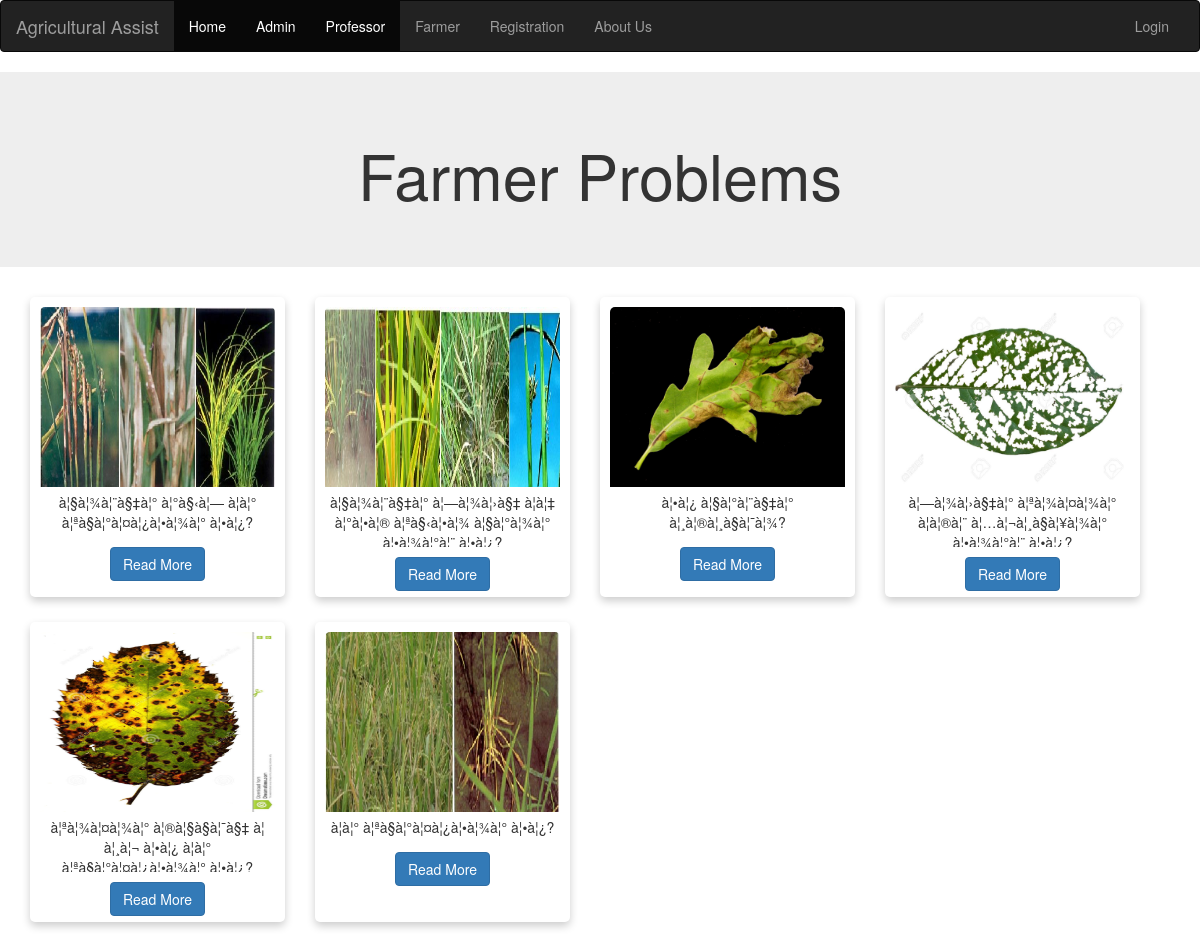
The page / on the database its author committed.
### tables this page shows
CREATE TABLE `farmer_problems` (
  `id` int(50) NOT NULL,
  `farmer_id` int(11) NOT NULL,
  `problem_picture` varchar(50) NOT NULL,
  `problem_details` varchar(500) NOT NULL,
  `added` datetime NOT NULL DEFAULT CURRENT_TIMESTAMP
);

### index.php (the view, shortened to what this page needs)
<?php
include('header.php');
include('db_connection.php');
?>
<div class="jumbotron">
  <div class="container text-center">
    <h1>Farmer Problems</h1>
  </div>
</div>
<div class="container-fluid bg-3 text-center">
  <div class="container row">
	<?php
	$sql = "SELECT * FROM farmer_problems where 1 order by id asc";
	$result = $conn->query($sql);
	if ($result->num_rows > 0) {
		while($row = $result->fetch_assoc()) {
			$photo = 'https://placehold.it/150x80?text=NO PHOTO';
			if(!empty($row["problem_picture"])){
				$photo = 'uploads/'.$row["problem_picture"];
			}
		?>
		<div class="col-sm-3">
		  <div class="card" style="">
			<img class="card-img-top" src="<?php echo $photo; ?>" alt="Card image" style="width:100%">
			<div class="card-body">
			  <p class="card-text"><?php echo $row["problem_details"]; ?></p>
			  <a href="problem_details.php?id=<?php echo $row["id"]; ?>" class="btn btn-primary">Read More</a>
			</div>
		  </div>
		</div>
		<?php }} ?>
  </div>
</div>
</body>
</html>

### header.php (shortened to what this page needs)
<!DOCTYPE html>
<html lang="en">
<head>
  <link rel="stylesheet" href="css/bootstrap.min.css">
</head>
<body>
<nav class="navbar navbar-inverse">
  <div class="container-fluid">
    <div class="navbar-header">
      <a class="navbar-brand" href="index.php">Agricultural Assist</a>
    </div>
    <div class="collapse navbar-collapse" id="myNavbar">
      <ul class="nav navbar-nav">
        <li class="active"><a href="index.php">Home</a></li>
        <li class="active"><a href="admin.php">Admin</a></li>
		<li class="active"><a href="professor.php">Professor</a></li>
		<li><a href="farmer.php">Farmer</a></li>
		<li><a href="registration.php">Registration</a></li>
        <li><a href="about-us.php">About Us</a></li>
      </ul>
	  <?php if (!empty($_SESSION['id'])) {?>
      <ul class="nav navbar-nav navbar-right">
        <li style="color:#fff;margin-top:15px">Welcome <?php echo $_SESSION['name'] ?></li>
        <li>|</li>
        <li><a href="logout.php"> Logout</a></li>
      </ul>
	  <?php }else{ ?>
	  <ul class="nav navbar-nav navbar-right">
        <li><a href="login.php">Login</a></li>
      </ul>
      <?php }?>
    </div>
  </div>
</nav>

### index.php (style rules this page uses)
.card { box-shadow: 0 4px 8px 0 rgba(0,0,0,0.2); transition: 0.3s; border-radius: 5px; padding:10px; margin-bottom: 25px; height:300px; }
.card img { height:180px; }
.card p { max-height:60px; overflow: hidden; padding:5px 0; }
img { border-radius: 5px 5px 0 0; }

### rows shown on the page
farmer_problems: problem_picture (picture), problem_details "à¦§à¦¾à¦¨à§‡à¦° à¦°à§‹à¦— à¦à¦° à¦ªà§à¦°à¦¤à¦¿à¦•à¦¾à¦° à¦•à¦¿?"
farmer_problems: problem_picture (picture), problem_details "à¦§à¦¾à¦¨à§‡à¦° à¦—à¦¾à¦›à§‡ à¦à¦‡ à¦°à¦•à¦® à¦ªà§‹à¦•à¦¾ à¦§à¦°à¦¾à¦° à¦•à¦¾à¦°à¦¨ à¦•à¦¿?"
farmer_problems: problem_picture (picture), problem_details "à¦•à¦¿ à¦§à¦°à¦¨à§‡à¦° à¦¸à¦®à¦¸à§à¦¯à¦¾?"
farmer_problems: problem_picture (picture), problem_details "à¦—à¦¾à¦›à§‡à¦° à¦ªà¦¾à¦¤à¦¾à¦° à¦à¦®à¦¨ à¦…à¦¬à¦¸à§à¦¥à¦¾à¦° à¦•à¦¾à¦°à¦¨ à¦•à¦¿?"
farmer_problems: problem_picture (picture), problem_details "à¦ªà¦¾à¦¤à¦¾à¦° à¦®à¦§à§à¦¯à§‡ à¦ à¦¸à¦¬ à¦•à¦¿ à¦à¦° à¦ªà§à¦°à¦¤à¦¿à¦•à¦¾à¦° à¦•à¦¿?"
farmer_problems: problem_picture (picture), problem_details "à¦à¦° à¦ªà§à¦°à¦¤à¦¿à¦•à¦¾à¦° à¦•à¦¿?"
